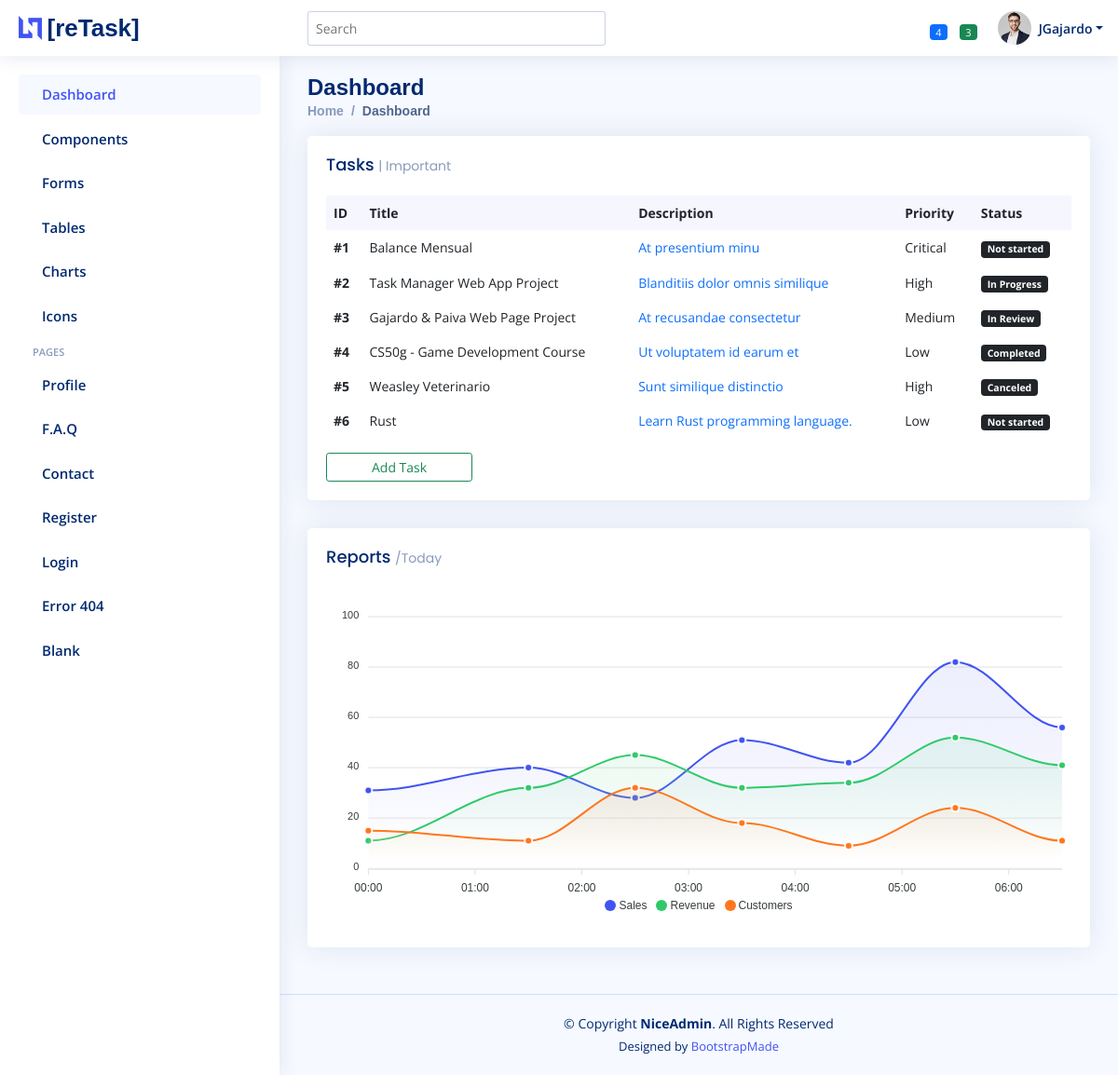
The page / on the database its author committed.
### main.py (models this page shows)
class Task(db.Model):  # Create Tasks Table Model
    __tablename__ = 'tasks'
    id = db.Column(db.Integer, primary_key=True)
    author_id = db.Column(db.Integer, db.ForeignKey('users.id'))
    author = db.relationship('User', back_populates='tasks')
    title = db.Column(db.Text, nullable=False)
    description = db.Column(db.String(30))
    priority = db.Column(db.String(30), nullable=False)
    status = db.Column(db.String(30), nullable=False)

### main.py (the view, shortened to what this page needs)
@app.route("/", methods=["GET", "POST"])
def home():
    form = ContactForm()
    all_tasks = db.session.query(Task).all()
    return render_template("index.html", tasks=all_tasks, form=form)

### main.py
class ContactForm(FlaskForm):
    title = StringField(
        label="title",
        validators=[DataRequired()],
        render_kw={"placeholder": "title"})
    description = StringField(
        label="description",
        validators=[DataRequired()],
        render_kw={"placeholder": "description"})
    priority = SelectField(
        label="priority",
        choices=[(prio, prio) for prio in PRIORITY],
        validators=[DataRequired()],
        render_kw={"placeholder": "priority"})
    status = SelectField(
        label="status",
        choices=[(stat, stat) for stat in STATUS],
        validators=[DataRequired()],
        render_kw={"placeholder": "status"})
    submit = SubmitField("Add Task")

### templates/index.html (shortened to what this page needs)
{% extends "base.html" %}
{% block content %}
  <header id="header" class="header fixed-top d-flex align-items-center">
    <div class="d-flex align-items-center justify-content-between">
      <a href="index.html" class="logo d-flex align-items-center">
        <img src="{{ url_for('static', filename='img/logo.png') }}" alt="">
        <span class="d-none d-lg-block">[reTask]</span>
      </a>
    </div>
    <div class="search-bar">
      <form class="search-form d-flex align-items-center" method="POST" action="#">
        <input type="text" name="query" placeholder="Search" title="Enter search keyword">
      </form>
    </div>
    <nav class="header-nav ms-auto">
      <ul class="d-flex align-items-center">
        <li class="nav-item dropdown">
          <a class="nav-link nav-icon" href="#" data-bs-toggle="dropdown">
            <span class="badge bg-primary badge-number">4</span>
          </a>
        </li>
        <li class="nav-item dropdown">
          <a class="nav-link nav-icon" href="#" data-bs-toggle="dropdown">
            <span class="badge bg-success badge-number">3</span>
          </a>
        </li>
        <li class="nav-item dropdown pe-3">
          <a class="nav-link nav-profile d-flex align-items-center pe-0" href="#" data-bs-toggle="dropdown">
            <img src="{{ url_for('static', filename='img/profile-img.jpg') }}" alt="Profile" class="rounded-circle">
            <span class="d-none d-md-block dropdown-toggle ps-2">JGajardo</span>
          </a>
        </li>
      </ul>
    </nav>
  </header>
  <aside id="sidebar" class="sidebar">
    <ul class="sidebar-nav" id="sidebar-nav">
      <li class="nav-item">
        <a class="nav-link " href="index.html">
          <span>Dashboard</span>
        </a>
      </li>
      <li class="nav-item">
        <a class="nav-link collapsed" data-bs-target="#components-nav" data-bs-toggle="collapse" href="#">
          <span>Components</span>
        </a>
      </li>
      <li class="nav-item">
        <a class="nav-link collapsed" data-bs-target="#forms-nav" data-bs-toggle="collapse" href="#">
          <span>Forms</span>
        </a>
      </li>
      <li class="nav-item">
        <a class="nav-link collapsed" data-bs-target="#tables-nav" data-bs-toggle="collapse" href="#">
          <span>Tables</span>
        </a>
      </li>
      <li class="nav-item">
        <a class="nav-link collapsed" data-bs-target="#charts-nav" data-bs-toggle="collapse" href="#">
          <span>Charts</span>
        </a>
      </li>
      <li class="nav-item">
        <a class="nav-link collapsed" data-bs-target="#icons-nav" data-bs-toggle="collapse" href="#">
          <span>Icons</span>
        </a>
      </li>
      <li class="nav-heading">Pages</li>
      <li class="nav-item">
        <a class="nav-link collapsed" href="users-profile.html">
          <span>Profile</span>
        </a>
      </li>
      <li class="nav-item">
        <a class="nav-link collapsed" href="pages-faq.html">
          <span>F.A.Q</span>
        </a>
      </li>
      <li class="nav-item">
        <a class="nav-link collapsed" href="pages-contact.html">
          <span>Contact</span>
        </a>
      </li>
      <li class="nav-item">
        <a class="nav-link collapsed" href="pages-register.html">
          <span>Register</span>
        </a>
      </li>
      <li class="nav-item">
        <a class="nav-link collapsed" href="pages-login.html">
          <span>Login</span>
        </a>
      </li>
      <li class="nav-item">
        <a class="nav-link collapsed" href="pages-error-404.html">
          <span>Error 404</span>
        </a>
      </li>
      <li class="nav-item">
        <a class="nav-link collapsed" href="pages-blank.html">
          <span>Blank</span>
        </a>
      </li>
    </ul>
  </aside>
  <main id="main" class="main">
    <div class="pagetitle">
      <h1>Dashboard</h1>
      <nav>
        <ol class="breadcrumb">
          <li class="breadcrumb-item"><a href="index.html">Home</a></li>
          <li class="breadcrumb-item active">Dashboard</li>
        </ol>
      </nav>
    </div>
    <section class="section dashboard">
      <div class="row">
        <div class="col-12">
          <div class="card recent-sales overflow-auto">
            <div class="filter">
              <a class="icon" href="#" data-bs-toggle="dropdown"></a>
            </div>
            <div class="card-body">
              <h5 class="card-title">Tasks <span>| Important</span></h5>
              <table class="table table-borderless datatable">
                <thead>
                  <tr>
                    <th scope="col">ID</th>
                    <th scope="col">Title</th>
                    <th scope="col">Description</th>
                    <th scope="col">Priority</th>
                    <th scope="col">Status</th>
                  </tr>
                </thead>
                <tbody>
                  {% for task in tasks: %}
                  <tr>
                    <th scope="row">#{{ task.id }}</th>
                    <td>{{ task.title }}</td>
                    <td><a href="#" class="text-primary">{{ task.description }}</a></td>
                    <td>{{ task.priority }}</td>
                    <td><span class="badge bg-dark">{{ task.status }}</span></td>
                  </tr>
                  {% endfor %}
                </tbody>
              </table>
              <div>
                <button href="" type="button" class="btn btn-outline-success btn-sm px-5" data-bs-toggle="modal" data-bs-target="#staticBackdrop">Add Task</button>
              </div>
            </div>
          </div>
        </div>
        <div class="col-12">
          <div class="card">
            <div class="filter">
              <a class="icon" href="#" data-bs-toggle="dropdown"></a>
            </div>
            <div class="card-body">
              <h5 class="card-title">Reports <span>/Today</span></h5>
              <div id="reportsChart"></div>
            </div>
          </div>
        </div>
      </div>
    </section>
  </main>
  <footer id="footer" class="footer">
    <div class="copyright">
      &copy; Copyright <strong><span>NiceAdmin</span></strong>. All Rights Reserved
    </div>
    <div class="credits">
      Designed by <a href="https://bootstrapmade.com/">BootstrapMade</a>
    </div>
  </footer>
{% endblock %}

### templates/base.html (shortened to what this page needs)
<!DOCTYPE html>
<html lang="en">
<head>
  <link href="https://cdn.jsdelivr.net/npm/bootstrap@5.0.2/dist/css/bootstrap.min.css" rel="stylesheet">
  <link href="{{ url_for('static', filename='css/style.css')}}" rel="stylesheet">
</head>
<body>
  {% block content %}{% endblock %}
</body>
</html>

### static/css/style.css (style rules this page uses)
:root { scroll-behavior: smooth; }
body { font-family: "Open Sans", sans-serif; background: #f6f9ff; color: #444444; }
a { color: #4154f1; text-decoration: none; }
h1, h2, h3, h4, h5, h6 { font-family: "Nunito", sans-serif; }
#main { margin-top: 60px; padding: 20px 30px; transition: all 0.3s; }
.pagetitle { margin-bottom: 10px; }
.pagetitle h1 { font-size: 24px; margin-bottom: 0; font-weight: 600; color: #012970; }
.card { margin-bottom: 30px; border: none; border-radius: 5px; box-shadow: 0px 0 30px rgba(1, 41, 112, 0.1); }
.card-title { padding: 20px 0 15px 0; font-size: 18px; font-weight: 500; color: #012970; font-family: "Poppins", sans-serif; }
.card-title span { color: #899bbd; font-size: 14px; font-weight: 400; }
.card-body { padding: 0 20px 20px 20px; }
.breadcrumb { font-size: 14px; font-family: "Nunito", sans-serif; color: #899bbd; font-weight: 600; }
.breadcrumb a { color: #899bbd; transition: 0.3s; }
.breadcrumb .breadcrumb-item::before { color: #899bbd; }
.breadcrumb .active { color: #51678f; font-weight: 600; }
.logo { line-height: 1; }
@media (min-width: 1200px) { .logo { width: 280px; } }
.logo img { max-height: 26px; margin-right: 6px; }
.logo span { font-size: 26px; font-weight: 700; color: #012970; font-family: "Nunito", sans-serif; }
.header { transition: all 0.5s; z-index: 997; height: 60px; box-shadow: 0px 2px 20px rgba(1, 41, 112, 0.1); background-color: #fff; padding-left: 20px; }
.header .search-bar { min-width: 360px; padding: 0 20px; }
.header .search-form { width: 100%; }
.header .search-form input { border: 0; font-size: 14px; color: #012970; border: 1px solid rgba(1, 41, 112, 0.2); padding: 7px 38px 7px 8px; border-radius: 3px; transition: 0.3s; width: 100%; }
.header-nav ul { list-style: none; }
.header-nav > ul { margin: 0; padding: 0; }
.header-nav .nav-icon { font-size: 20px; color: #012970; }
.header-nav .nav-profile { color: #012970; }
.header-nav .nav-profile img { max-height: 36px; }
.header-nav .nav-profile span { font-size: 14px; font-weight: 600; }
.header-nav .badge-number { position: absolute; inset: 4px 6px auto auto; font-weight: normal; font-size: 11px; padding: 3px 6px; }
.sidebar { position: fixed; top: 60px; left: 0; bottom: 0; width: 300px; z-index: 996; transition: all 0.3s; padding: 20px; overflow-y: auto; scrollbar-width: thin; scrollbar-color: #aab7cf transparent; box-shadow: 0px 0px 20px rgba(1, 41, 112, 0.1); background-color: #fff; }
@media (min-width: 1200px) { #main, #footer { margin-left: 300px; } }
.sidebar-nav { padding: 0; margin: 0; list-style: none; }
.sidebar-nav li { padding: 0; margin: 0; list-style: none; }
.sidebar-nav .nav-item { margin-bottom: 5px; }
.sidebar-nav .nav-heading { font-size: 11px; text-transform: uppercase; color: #899bbd; font-weight: 600; margin: 10px 0 5px 15px; }
.sidebar-nav .nav-link { display: flex; align-items: center; font-size: 15px; font-weight: 600; color: #4154f1; transition: 0.3; background: #f6f9ff; padding: 10px 15px; border-radius: 4px; }
.sidebar-nav .nav-link.collapsed { color: #012970; background: #fff; }
.dashboard .filter { position: absolute; right: 0px; top: 15px; }
.dashboard .filter .icon { color: #aab7cf; padding-right: 20px; padding-bottom: 5px; transition: 0.3s; font-size: 16px; }
.dashboard .recent-sales { font-size: 14px; }
.dashboard .recent-sales .table thead { background: #f6f6fe; }
.dashboard .recent-sales .table thead th { border: 0; }
.footer { padding: 20px 0; font-size: 14px; transition: all 0.3s; border-top: 1px solid #cddfff; }
.footer .copyright { text-align: center; color: #012970; }
.footer .credits { padding-top: 5px; text-align: center; font-size: 13px; color: #012970; }

### rows shown on the page
Task: id "1", title "Balance Mensual", description "At presentium minu", priority "Critical", status "Not started"
Task: id "2", title "Task Manager Web App Project", description "Blanditiis dolor omnis similique", priority "High", status "In Progress"
Task: id "3", title "Gajardo & Paiva Web Page Project", description "At recusandae consectetur", priority "Medium", status "In Review"
Task: id "4", title "CS50g - Game Development Course", description "Ut voluptatem id earum et", priority "Low", status "Completed"
Task: id "5", title "Weasley Veterinario", description "Sunt similique distinctio", priority "High", status "Canceled"
Task: id "6", title "Rust", description "Learn Rust programming language.", priority "Low", status "Not started"
